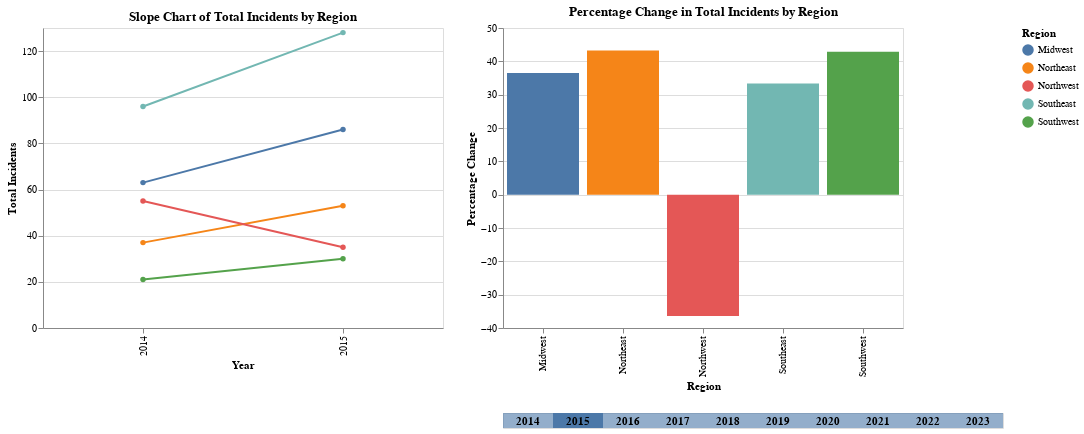

Notebook code for this chart:
### Code cell
import altair as alt
import pandas as pd

MAP_DIM = (500, 300)
LINE_CHART_DIM = (600, 400)

# Define the base year
base_year = all_years[0]

region_df.rename(columns={'StateOrRegion': 'Region'}, inplace=True)
region_df = region_df.sort_values(by=['Region', 'Year'])

# Calculate percentage change with respect to the base year
region_df['Percentage Change'] = region_df.groupby('Region')['Total Incidents'].apply(lambda x: (x - x.iloc[0]) / x.iloc[0] * 100).reset_index(level=0, drop=True)

# Create a selection slider for the year with ordinal values
year_select = alt.selection_point(fields=['Year'], value=[{'Year': all_years[1]}], name='YearSelect')

# Slope chart
slope_chart = alt.Chart(region_df).mark_line(point=True).encode(
    x='Year:O',
    y='Total Incidents:Q',
    color='Region:N',
    detail='Region:N'
).transform_filter(
    f"datum.Year == YearSelect.Year || datum.Year == {base_year}"
).properties(
    width=400,
    height=300,
    title='Slope Chart of Total Incidents by Region'
)

# Bar plot for percentage change
bar_plot = alt.Chart(region_df).mark_bar().encode(
    x='Region:N',
    y='Percentage Change:Q',
    color='Region:N'
).transform_filter(
    year_select
).properties(
    width=400,
    height=300,
    title='Percentage Change in Total Incidents by Region'
)

year_data = pd.DataFrame({
    'Year': [2014, 2015, 2016, 2017, 2018, 2019, 2020, 2021, 2022, 2023],
})

year_selector = alt.Chart(year_data).mark_rect().encode(
    x=alt.X('Year:O', title='', axis=None),
    opacity=alt.condition(year_select, alt.value(1.0), alt.value(0.6)),
).properties(
    width=MAP_DIM[0],
    height=15
).add_params(
    year_select
)

year_text = alt.Chart(year_data).mark_text(
    align='center',
    baseline='middle',
    dy=1,
    fontWeight='bold',
).encode(
    x=alt.X('Year:O'),
    text=alt.Text('Year:O')
)

# Combine the charts and add the slider
combined_chart = alt.hconcat(
    slope_chart, alt.vconcat(bar_plot,year_selector + year_text),
).resolve_scale(
    x='independent'
)

combined_chart

### Figure 1 — Vega-Lite specification as saved in the notebook (floating-point values rounded to 4 significant figures)
{"config": {"view": {"continuousWidth": 300, "continuousHeight": 300}}, "hconcat": [{"data": {"name": "data-42f69e5c857bb1bc38a2ca73021d0000"}, "mark": {"type": "line", "point": true}, "encoding": {"color": {"field": "Region", "type": "nominal"}, "detail": {"field": "Region", "type": "nominal"}, "x": {"field": "Year", "type": "ordinal"}, "y": {"field": "Total Incidents", "type": "quantitative"}}, "height": 300, "title": "Slope Chart of Total Incidents by Region", "transform": [{"filter": "datum.Year == YearSelect.Year || datum.Year == 2014"}], "width": 400}, {"vconcat": [{"data": {"name": "data-42f69e5c857bb1bc38a2ca73021d0000"}, "mark": {"type": "bar"}, "encoding": {"color": {"field": "Region", "type": "nominal"}, "x": {"field": "Region", "type": "nominal"}, "y": {"field": "Percentage Change", "type": "quantitative"}}, "height": 300, "title": "Percentage Change in Total Incidents by Region", "transform": [{"filter": {"param": "YearSelect"}}], "width": 400}, {"layer": [{"mark": {"type": "rect"}, "encoding": {"opacity": {"condition": {"param": "YearSelect", "value": 1.0}, "value": 0.6}, "x": {"axis": null, "field": "Year", "title": "", "type": "ordinal"}}, "name": "view_7"}, {"mark": {"type": "text", "align": "center", "baseline": "middle", "dy": 1, "fontWeight": "bold"}, "encoding": {"text": {"field": "Year", "type": "ordinal"}, "x": {"field": "Year", "type": "ordinal"}}}], "data": {"name": "data-7eec982b970a1f1d0de03ffe2b7140fa"}, "height": 15, "width": 500}]}], "params": [{"name": "YearSelect", "select": {"type": "point", "fields": ["Year"]}, "value": [{"Year": 2015.0}], "views": ["view_7"]}], "resolve": {"scale": {"x": "independent"}}, "$schema": "https://vega.github.io/schema/vega-lite/v5.20.1.json", "datasets": {"data-42f69e5c857bb1bc38a2ca73021d0000": [{"Region": "Midwest", "Year": 2014, "Total Victims Killed": 51, "Total Victims Injured": 251, "Population": 68909283, "Total Incidents": 63, "Type": "Region", "Percentage Change": 0.0}, {"Region": "Midwest", "Year": 2015, "Total Victims Killed": 78, "Total Victims Injured": 337, "Population": 68909283, "Total Incidents": 86, "Type": "Region", "Percentage Change": 36.51}, {"Region": "Midwest", "Year": 2016, "Total Victims Killed": 91, "Total Victims Injured": 356, "Population": 68909283, "Total Incidents": 94, "Type": "Region", "Percentage Change": 49.21}, {"Region": "Midwest", "Year": 2017, "Total Victims Killed": 95, "Total Victims Injured": 359, "Population": 68909283, "Total Incidents": 95, "Type": "Region", "Percentage Change": 50.79}, {"Region": "Midwest", "Year": 2018, "Total Victims Killed": 66, "Total Victims Injured": 345, "Population": 68909283, "Total Incidents": 85, "Type": "Region", "Percentage Change": 34.92}, {"Region": "Midwest", "Year": 2019, "Total Victims Killed": 93, "Total Victims Injured": 439, "Population": 68909283, "Total Incidents": 105, "Type": "Region", "Percentage Change": 66.67}, {"Region": "Midwest", "Year": 2020, "Total Victims Killed": 135, "Total Victims Injured": 714, "Population": 68909283, "Total Incidents": 168, "Type": "Region", "Percentage Change": 166.7}, {"Region": "Midwest", "Year": 2021, "Total Victims Killed": 184, "Total Victims Injured": 850, "Population": 68909283, "Total Incidents": 205, "Type": "Region", "Percentage Change": 225.4}, {"Region": "Midwest", "Year": 2022, "Total Victims Killed": 158, "Total Victims Injured": 683, "Population": 68909283, "Total Incidents": 167, "Type": "Region", "Percentage Change": 165.1}, {"Region": "Midwest", "Year": 2023, "Total Victims Killed": 136, "Total Victims Injured": 664, "Population": 68909283, "Total Incidents": 155, "Type": "Region", "Percentage Change": 146.0}, {"Region": "Northeast", "Year": 2014, "Total Victims Killed": 28, "Total Victims Injured": 142, "Population": 56983517, "Total Incidents": 37, "Type": "Region", "Percentage Change": 0.0}, {"Region": "Northeast", "Year": 2015, "Total Victims Killed": 38, "Total Victims Injured": 217, "Population": 56983517, "Total Incidents": 53, "Type": "Region", "Percentage Change": 43.24}, {"Region": "Northeast", "Year": 2016, "Total Victims Killed": 26, "Total Victims Injured": 188, "Population": 56983517, "Total Incidents": 43, "Type": "Region", "Percentage Change": 16.22}, {"Region": "Northeast", "Year": 2017, "Total Victims Killed": 28, "Total Victims Injured": 168, "Population": 56983517, "Total Incidents": 46, "Type": "Region", "Percentage Change": 24.32}, {"Region": "Northeast", "Year": 2018, "Total Victims Killed": 41, "Total Victims Injured": 179, "Population": 56983517, "Total Incidents": 45, "Type": "Region", "Percentage Change": 21.62}, {"Region": "Northeast", "Year": 2019, "Total Victims Killed": 35, "Total Victims Injured": 202, "Population": 56983517, "Total Incidents": 47, "Type": "Region", "Percentage Change": 27.03}, {"Region": "Northeast", "Year": 2020, "Total Victims Killed": 61, "Total Victims Injured": 425, "Population": 56983517, "Total Incidents": 100, "Type": "Region", "Percentage Change": 170.3}, {"Region": "Northeast", "Year": 2021, "Total Victims Killed": 47, "Total Victims Injured": 405, "Population": 56983517, "Total Incidents": 95, "Type": "Region", "Percentage Change": 156.8}, {"Region": "Northeast", "Year": 2022, "Total Victims Killed": 46, "Total Victims Injured": 336, "Population": 56983517, "Total Incidents": 79, "Type": "Region", "Percentage Change": 113.5}, {"Region": "Northeast", "Year": 2023, "Total Victims Killed": 77, "Total Victims Injured": 295, "Population": 56983517, "Total Incidents": 74, "Type": "Region", "Percentage Change": 100.0}, {"Region": "Northwest", "Year": 2014, "Total Victims Killed": 52, "Total Victims Injured": 214, "Population": 69351090, "Total Incidents": 55, "Type": "Region", "Percentage Change": 0.0}, {"Region": "Northwest", "Year": 2015, "Total Victims Killed": 54, "Total Victims Injured": 152, "Population": 69351090, "Total Incidents": 35, "Type": "Region", "Percentage Change": -36.36}, {"Region": "Northwest", "Year": 2016, "Total Victims Killed": 64, "Total Victims Injured": 232, "Population": 69351090, "Total Incidents": 63, "Type": "Region", "Percentage Change": 14.55}, {"Region": "Northwest", "Year": 2017, "Total Victims Killed": 112, "Total Victims Injured": 610, "Population": 69351090, "Total Incidents": 47, "Type": "Region", "Percentage Change": -14.55}, {"Region": "Northwest", "Year": 2018, "Total Victims Killed": 63, "Total Victims Injured": 183, "Population": 69351090, "Total Incidents": 51, "Type": "Region", "Percentage Change": -7.273}, {"Region": "Northwest", "Year": 2019, "Total Victims Killed": 76, "Total Victims Injured": 254, "Population": 69351090, "Total Incidents": 65, "Type": "Region", "Percentage Change": 18.18}, {"Region": "Northwest", "Year": 2020, "Total Victims Killed": 60, "Total Victims Injured": 259, "Population": 69351090, "Total Incidents": 66, "Type": "Region", "Percentage Change": 20.0}, {"Region": "Northwest", "Year": 2021, "Total Victims Killed": 115, "Total Victims Injured": 291, "Population": 69351090, "Total Incidents": 81, "Type": "Region", "Percentage Change": 47.27}, {"Region": "Northwest", "Year": 2022, "Total Victims Killed": 94, "Total Victims Injured": 352, "Population": 69351090, "Total Incidents": 85, "Type": "Region", "Percentage Change": 54.55}, {"Region": "Northwest", "Year": 2023, "Total Victims Killed": 136, "Total Victims Injured": 335, "Population": 69351090, "Total Incidents": 93, "Type": "Region", "Percentage Change": 69.09}, {"Region": "Southeast", "Year": 2014, "Total Victims Killed": 92, "Total Victims Injured": 383, "Population": 95568165, "Total Incidents": 96, "Type": "Region", "Percentage Change": 0.0}, {"Region": "Southeast", "Year": 2015, "Total Victims Killed": 113, "Total Victims Injured": 499, "Population": 95568165, "Total Incidents": 128, "Type": "Region", "Percentage Change": 33.33}, {"Region": "Southeast", "Year": 2016, "Total Victims Killed": 187, "Total Victims Injured": 616, "Population": 95568165, "Total Incidents": 143, "Type": "Region", "Percentage Change": 48.96}, {"Region": "Southeast", "Year": 2017, "Total Victims Killed": 116, "Total Victims Injured": 541, "Population": 95568165, "Total Incidents": 130, "Type": "Region", "Percentage Change": 35.42}, {"Region": "Southeast", "Year": 2018, "Total Victims Killed": 142, "Total Victims Injured": 514, "Population": 95568165, "Total Incidents": 130, "Type": "Region", "Percentage Change": 35.42}, {"Region": "Southeast", "Year": 2019, "Total Victims Killed": 143, "Total Victims Injured": 613, "Population": 95568165, "Total Incidents": 155, "Type": "Region", "Percentage Change": 61.46}, {"Region": "Southeast", "Year": 2020, "Total Victims Killed": 198, "Total Victims Injured": 974, "Population": 95568165, "Total Incidents": 235, "Type": "Region", "Percentage Change": 144.8}, {"Region": "Southeast", "Year": 2021, "Total Victims Killed": 241, "Total Victims Injured": 978, "Population": 95568165, "Total Incidents": 243, "Type": "Region", "Percentage Change": 153.1}, {"Region": "Southeast", "Year": 2022, "Total Victims Killed": 224, "Total Victims Injured": 975, "Population": 95568165, "Total Incidents": 238, "Type": "Region", "Percentage Change": 147.9}, {"Region": "Southeast", "Year": 2023, "Total Victims Killed": 258, "Total Victims Injured": 1063, "Population": 95568165, "Total Incidents": 250, "Type": "Region", "Percentage Change": 160.4}, {"Region": "Southwest", "Year": 2014, "Total Victims Killed": 34, "Total Victims Injured": 85, "Population": 44102840, "Total Incidents": 21, "Type": "Region", "Percentage Change": 0.0}, {"Region": "Southwest", "Year": 2015, "Total Victims Killed": 53, "Total Victims Injured": 114, "Population": 44102840, "Total Incidents": 30, "Type": "Region", "Percentage Change": 42.86}, {"Region": "Southwest", "Year": 2016, "Total Victims Killed": 60, "Total Victims Injured": 141, "Population": 44102840, "Total Incidents": 40, "Type": "Region", "Percentage Change": 90.48}, {"Region": "Southwest", "Year": 2017, "Total Victims Killed": 66, "Total Victims Injured": 110, "Population": 44102840, "Total Incidents": 29, "Type": "Region", "Percentage Change": 38.1}, {"Region": "Southwest", "Year": 2018, "Total Victims Killed": 35, "Total Victims Injured": 87, "Population": 44102840, "Total Incidents": 24, "Type": "Region", "Percentage Change": 14.29}, {"Region": "Southwest", "Year": 2019, "Total Victims Killed": 81, "Total Victims Injured": 182, "Population": 44102840, "Total Incidents": 42, "Type": "Region", "Percentage Change": 100.0}, {"Region": "Southwest", "Year": 2020, "Total Victims Killed": 41, "Total Victims Injured": 154, "Population": 44102840, "Total Incidents": 42, "Type": "Region", "Percentage Change": 100.0}, {"Region": "Southwest", "Year": 2021, "Total Victims Killed": 81, "Total Victims Injured": 260, "Population": 44102840, "Total Incidents": 65, "Type": "Region", "Percentage Change": 209.5}, {"Region": "Southwest", "Year": 2022, "Total Victims Killed": 120, "Total Victims Injured": 301, "Population": 44102840, "Total Incidents": 75, "Type": "Region", "Percentage Change": 257.1}, {"Region": "Southwest", "Year": 2023, "Total Victims Killed": 109, "Total Victims Injured": 332, "Population": 44102840, "Total Incidents": 84, "Type": "Region", "Percentage Change": 300.0}], "data-7eec982b970a1f1d0de03ffe2b7140fa": [{"Year": 2014}, {"Year": 2015}, {"Year": 2016}, {"Year": 2017}, {"Year": 2018}, {"Year": 2019}, {"Year": 2020}, {"Year": 2021}, {"Year": 2022}, {"Year": 2023}]}}
